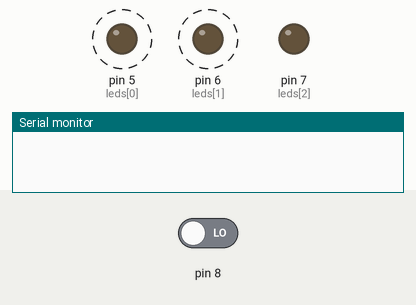
A sketch run on a simulated Arduino Uno, built with avr-gcc and run on an emulated ATmega328P. Parts: output pins drawn as LEDs (lit = HIGH), the last lines printed to the serial monitor. Dashed ring = blinking. The test bench sets the inputs (shaded band); at power-on: pin 8 LOW.

Above: at 1.5 s.
1.9 s: pin 8 driven HIGH
At 2.5 s:
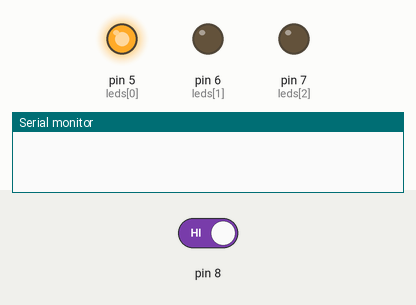
At 3.27 s:
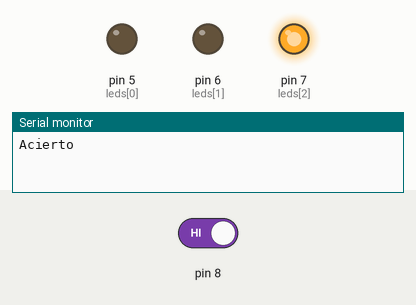
Timing chart, 0 to 10.9 s (numbered marks = the images above; inputs shaded):
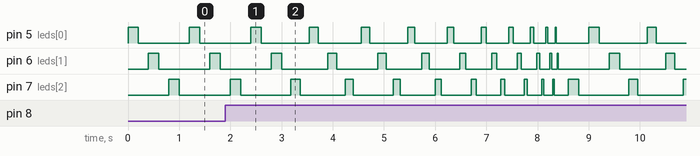

The sketch:

6_Juego_Reflejos.ino
```cpp
int leds[]={5,6,7};
int i=0;
int tiempo=200;
void setup (){
       for(i=0;i<=2;i++) {
             pinMode(leds[i],OUTPUT);
      }
       pinMode(8,INPUT);
       Serial.begin(9600);
}
void loop () {
//Recorro los LEDs del array, iluminándolos y apagándolos
       for(i=0;i<=2;i++) {
             digitalWrite(leds[i],HIGH);
             delay(tiempo);
//Antes de apagar cada LED, miro si el jugador ha acertado
             compruebaacierto();  //Función propia
             digitalWrite(leds[i],LOW);
             delay(tiempo);
      }
}
void compruebaacierto(){
/*Si se tiene pulsado el botón y ahora mismo el LED encendido es de
índice 1 dentro del array (el del medio), se acertó */
      if(digitalRead(8)==HIGH && i==1) {
        Serial.println("Acierto");
        tiempo=tiempo-20;
        if(tiempo<10){
          tiempo=200;
          }
      }

}
```
